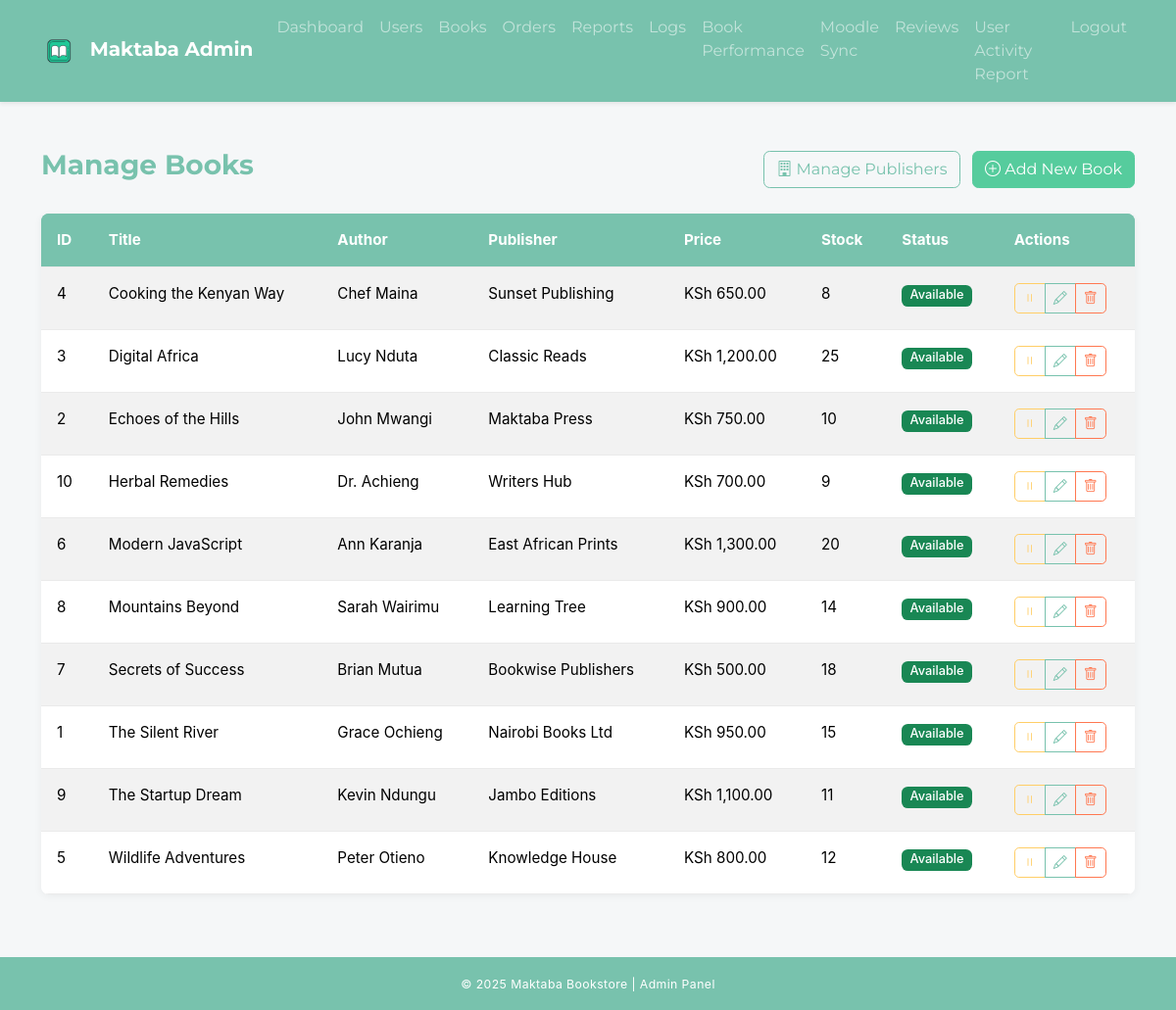
The app's page /modules/admin/manage_books.php (signed in) with its own data.
### tables this page shows
CREATE TABLE books (
    book_id INT AUTO_INCREMENT PRIMARY KEY,
    title VARCHAR(200) NOT NULL,
    author VARCHAR(100),
    publisher_id INT,
    price DECIMAL(10, 2) NOT NULL,
    stock_quantity INT DEFAULT 0,
    reserved_stock INT DEFAULT 0,
    genre VARCHAR(50),
    year_of_publication YEAR,
    description TEXT,
    book_cover VARCHAR(255),
    moodle_course_id VARCHAR(50),
     
    is_available TINYINT(1) DEFAULT 1,
    date_added TIMESTAMP DEFAULT CURRENT_TIMESTAMP,
    FOREIGN KEY (publisher_id) REFERENCES publishers(publisher_id) ON DELETE
    SET NULL ON UPDATE CASCADE
);

CREATE TABLE publishers (
    publisher_id INT AUTO_INCREMENT PRIMARY KEY,
    name VARCHAR(100) NOT NULL,
    address TEXT,
    contact_number VARCHAR(20),
    email VARCHAR(100)
);

### modules/admin/manage_books.php (the view, shortened to what this page needs)
<?php
require_once __DIR__ . '/../../database/config.php';
?>
<!DOCTYPE html>
<html lang="en">
<head>
    <link href="https://cdn.jsdelivr.net/npm/bootswatch@5.3.3/dist/minty/bootstrap.min.css" rel="stylesheet">
    <link href="https://cdn.jsdelivr.net/npm/bootstrap-icons@1.11.3/font/bootstrap-icons.css" rel="stylesheet">
    <link rel="stylesheet" href="../../assets/css/admin.css">
</head>
<body class="d-flex flex-column min-vh-100">
<?php include("../../includes/admin_nav.php"); ?>
<main class="container my-5 flex-grow-1">
    <div class="d-flex justify-content-between align-items-center mb-4">
        <h3 class="fw-bold text-primary">Manage Books</h3>
        <div>
            <a href="manage_publishers.php" class="btn btn-outline-primary me-2">
                <i class="bi bi-building"></i> Manage Publishers
            </a>
            <button class="btn btn-success" data-bs-toggle="modal" data-bs-target="#addBookModal">
                <i class="bi bi-plus-circle"></i> Add New Book
            </button>
        </div>
    </div>
    <div class="table-wrapper">
        <table class="table table-striped table-hover">
            <thead class="table-primary">
                <tr>
                    <th>ID</th>
                    <th>Title</th>
                    <th>Author</th>
                    <th>Publisher</th>
                    <th>Price</th>
                    <th>Stock</th>
                    <th>Status</th>
                    <th>Actions</th>
                </tr>
            </thead>
            <tbody>
                <?php
                $result = $conn->query("
                    SELECT b.*, p.name as publisher_name
                    FROM books b
                    LEFT JOIN publishers p ON b.publisher_id = p.publisher_id
                    ORDER BY b.title
                ");
                if ($result && $result->num_rows > 0) {
                    while ($book = $result->fetch_assoc()) {
                        $book_id = $book['book_id'] ?? $book['id'] ?? 0;
                        $title = htmlspecialchars($book['title'] ?? 'Unknown Title');
                        $author = htmlspecialchars($book['author'] ?? 'Unknown Author');
                        $publisher_name = htmlspecialchars($book['publisher_name'] ?? 'Not Set');
                        $price = number_format($book['price'] ?? 0, 2);
                        $stock = $book['stock_quantity'] ?? 0;
                        $status = $book['is_available'] ?? 1;
                        echo '
                        <tr>
                            <td>'.$book_id.'</td>
                            <td>'.$title.'</td>
                            <td>'.$author.'</td>
                            <td>'.$publisher_name.'</td>
                            <td>KSh '.$price.'</td>
                            <td>'.$stock.'</td>
                            <td>
                                <span class="badge '.($status ? 'bg-success' : 'bg-secondary').'">
                                    '.($status ? 'Available' : 'Unavailable').'
                                </span>
                            </td>
                            <td>
                                <div class="btn-group btn-group-sm">
                                    <a href="?toggle_id='.$book_id.'" class="btn btn-outline-'.($status ? 'warning' : 'success').'" title="'.($status ? 'Disable' : 'Enable').'">
                                        <i class="bi bi-'.($status ? 'pause' : 'play').'"></i>
                                    </a>
                                    <button class="btn btn-outline-primary edit-book-btn"
                                            data-book-id="'.$book_id.'"
                                            data-book-title="'.htmlspecialchars($book['title']).'"
                                            data-book-author="'.htmlspecialchars($book['author']).'"
                                            data-book-publisher="'.($book['publisher_id'] ?? '').'"
                                            data-book-price="'.$book['price'].'"
                                            data-book-stock="'.$book['stock_quantity'].'">
                                        <i class="bi bi-pencil"></i>
                                    </button>
                                    <a href="?delete_id='.$book_id.'" class="btn btn-outline-danger" onclick="return confirm(\'Are you sure you want to delete this book?\')">
                                        <i class="bi bi-trash"></i>
                                    </a>
                                </div>
                            </td>
                        </tr>';
                    }
                } else {
                    echo '<tr><td colspan="8" class="text-center text-muted">No books found in database.</td></tr>';
                }
                ?>
            </tbody>
        </table>
    </div>
</main>
<footer class="bg-primary text-white text-center py-3 mt-auto">
    <small>&copy; <?php echo date('Y'); ?> Maktaba Bookstore | Admin Panel</small>
</footer>
</body>
</html>

### includes/admin_nav.php (shortened to what this page needs)
<nav class="navbar navbar-expand-lg navbar-dark bg-primary shadow-sm">
  <div class="container">
    <a class="navbar-brand fw-bold" href="/index.php">
      <img src="../../assets/img/sm.png" width="36" class="me-2"> Maktaba Admin
    </a>
    <div class="collapse navbar-collapse" id="navAdmin">
      <ul class="navbar-nav ms-auto">
        <li class="nav-item"><a class="nav-link" href="dashboard.php">Dashboard</a></li>
        <li class="nav-item"><a class="nav-link" href="manage_users.php">Users</a></li>
        <li class="nav-item"><a class="nav-link" href="manage_books.php">Books</a></li>
        <li class="nav-item"><a class="nav-link" href="manage_orders.php">Orders</a></li>
        <li class="nav-item"><a class="nav-link" href="system_reports.php">Reports</a></li>
        <li class="nav-item"><a class="nav-link" href="payment_logs.php">Logs</a></li>
        <li class="nav-item"><a class="nav-link" href="book_performance.php">Book Performance</a></li>
        <li class="nav-item"><a class="nav-link" href="moodle_sync.php">Moodle Sync</a></li>
        <li class="nav-item"><a class="nav-link" href="manage_reviews.php">Reviews</a></li>
        <li class="nav-item"><a class="nav-link" href="user_activity_report.php">User Activity Report</a></li>
        <li class="nav-item"><a class="nav-link" href="../../modules/auth/logout.php">Logout</a></li>
      </ul>
    </div>
  </div>
</nav>

### Assets/css/admin.css (style rules this page uses)
body { background: #f5f7f8; font-family: "Inter", sans-serif; margin: 0; padding: 0; }
.table-primary { background-color: #78C2AD !important; color: white; }
.table { font-size: 0.95rem; border-collapse: collapse; width: 100%; background-color: white; border-radius: 8px; overflow: hidden; box-shadow: 0 2px 8px rgba(0,0,0,0.05); }
.table th, .table td { padding: 1rem; text-align: left; border-bottom: 1px solid #eaeaea; }
footer { font-size: 0.875rem; letter-spacing: 0.03em; text-align: center; margin-top: 3rem; color: #6c757d; }
.badge { font-size: 0.8rem; font-weight: 500; }
.navbar { box-shadow: 0 2px 10px rgba(0,0,0,0.08); }
.btn-outline-primary { color: #78C2AD; border-color: #78C2AD; }
.text-primary { color: #78C2AD !important; }
.bg-primary { background-color: #78C2AD !important; }
.badge.bg-success { background-color: #198754 !important; }
.shadow-sm { box-shadow: 0 0.125rem 0.25rem rgba(0, 0, 0, 0.075) !important; }

### records on screen
books: book_id "4", title "Cooking the Kenyan Way", author "Chef Maina", publisher.name "Sunset Publishing", price "650.00", stock_quantity "8", is_available "Available"
books: book_id "3", title "Digital Africa", author "Lucy Nduta", publisher.name "Classic Reads", price "1,200.00", stock_quantity "25", is_available "Available"
books: book_id "2", title "Echoes of the Hills", author "John Mwangi", publisher.name "Maktaba Press", price "750.00", stock_quantity "10", is_available "Available"
books: book_id "10", title "Herbal Remedies", author "Dr. Achieng", publisher.name "Writers Hub", price "700.00", stock_quantity "9", is_available "Available"
books: book_id "6", title "Modern JavaScript", author "Ann Karanja", publisher.name "East African Prints", price "1,300.00", stock_quantity "20", is_available "Available"
books: book_id "8", title "Mountains Beyond", author "Sarah Wairimu", publisher.name "Learning Tree", price "900.00", stock_quantity "14", is_available "Available"
books: book_id "7", title "Secrets of Success", author "Brian Mutua", publisher.name "Bookwise Publishers", price "500.00", stock_quantity "18", is_available "Available"
books: book_id "1", title "The Silent River", author "Grace Ochieng", publisher.name "Nairobi Books Ltd", price "950.00", stock_quantity "15", is_available "Available"
books: book_id "9", title "The Startup Dream", author "Kevin Ndungu", publisher.name "Jambo Editions", price "1,100.00", stock_quantity "11", is_available "Available"
books: book_id "5", title "Wildlife Adventures", author "Peter Otieno", publisher.name "Knowledge House", price "800.00", stock_quantity "12", is_available "Available"
